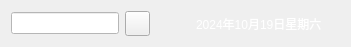
  <widget class="QWidget" name="widgetTop" native="true">
   <property name="geometry">
    <rect>
     <x>10</x>
     <y>10</y>
     <width>351</width>
     <height>41</height>
    </rect>
   </property>
   <layout class="QHBoxLayout" name="horizontalLayout_8" stretch="0,0,2">
    <item>
     <layout class="QHBoxLayout" name="horizontalLayout_7">
      <item>
       <widget class="QLineEdit" name="lineEdit_Search">
        <property name="styleSheet">
         <string notr="true">background-color: rgb(255, 255, 255);</string>
        </property>
        <property name="text">
         <string/>
        </property>
       </widget>
      </item>
      <item>
       <widget class="QPushButton" name="pushButton">
        <property name="minimumSize">
         <size>
          <width>25</width>
          <height>25</height>
         </size>
        </property>
        <property name="maximumSize">
         <size>
          <width>25</width>
          <height>25</height>
         </size>
        </property>
        <property name="sizeIncrement">
         <size>
          <width>25</width>
          <height>25</height>
         </size>
        </property>
        <property name="baseSize">
         <size>
          <width>25</width>
          <height>25</height>
         </size>
        </property>
        <property name="text">
         <string/>
        </property>
        <property name="icon">
         <iconset resource="res.qrc">
          <normaloff>:/res/search.svg</normaloff>:/res/search.svg</iconset>
        </property>
       </widget>
      </item>
     </layout>
    </item>
    <item>
     <spacer name="horizontalSpacer_2">
      <property name="orientation">
       <enum>Qt::Orientation::Horizontal</enum>
      </property>
      <property name="sizeHint" stdset="0">
       <size>
        <width>40</width>
        <height>20</height>
       </size>
      </property>
     </spacer>
    </item>
    <item>
     <widget class="QLabel" name="label_Date">
      <property name="styleSheet">
       <string notr="true">color: rgb(255, 255, 255);</string>
      </property>
      <property name="text">
       <string>2024年10月19日星期六</string>
      </property>
     </widget>
    </item>
   </layout>
  </widget>
